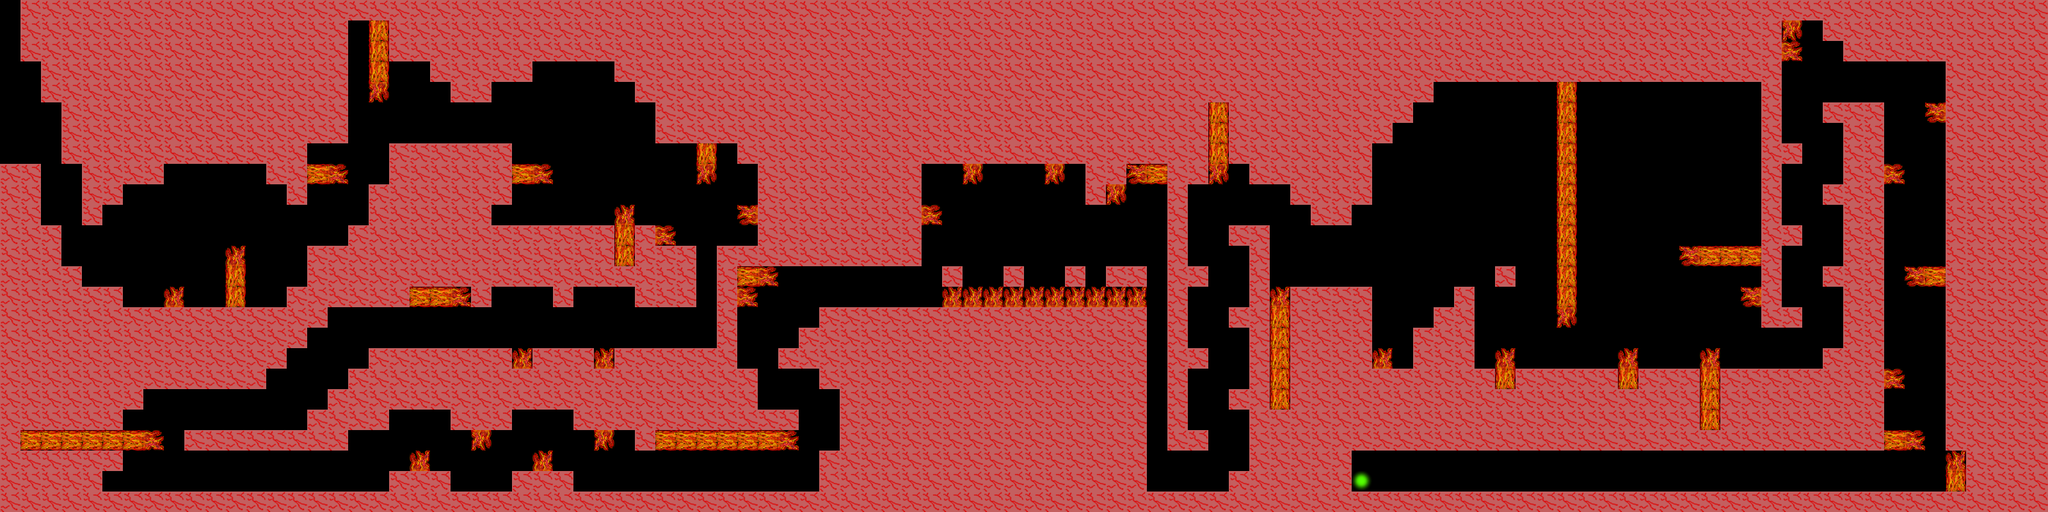

This game map was drawn from its Tiled (.tmx) file and the tilesets committed beside it. A one-line description and the trimmed map source follow:
An orthogonal 100x25 tile map with 32x32 px tiles, 1 tile layer (tilemaps_fire_layer).

<map version="1.0" orientation="orthogonal" width="100" height="25" tilewidth="32" tileheight="32">
 <tileset firstgid="1" name="images_tiles_fire" tilewidth="32" tileheight="32">
  <image source="../../images/tiles/fire.png" width="288" height="32" />
 </tileset>
 <layer name="tilemaps_fire_layer" width="100" height="25">
  <data>[2500 cells, 2500 non-empty, 9 distinct tile ids]</data>
 </layer>
</map>